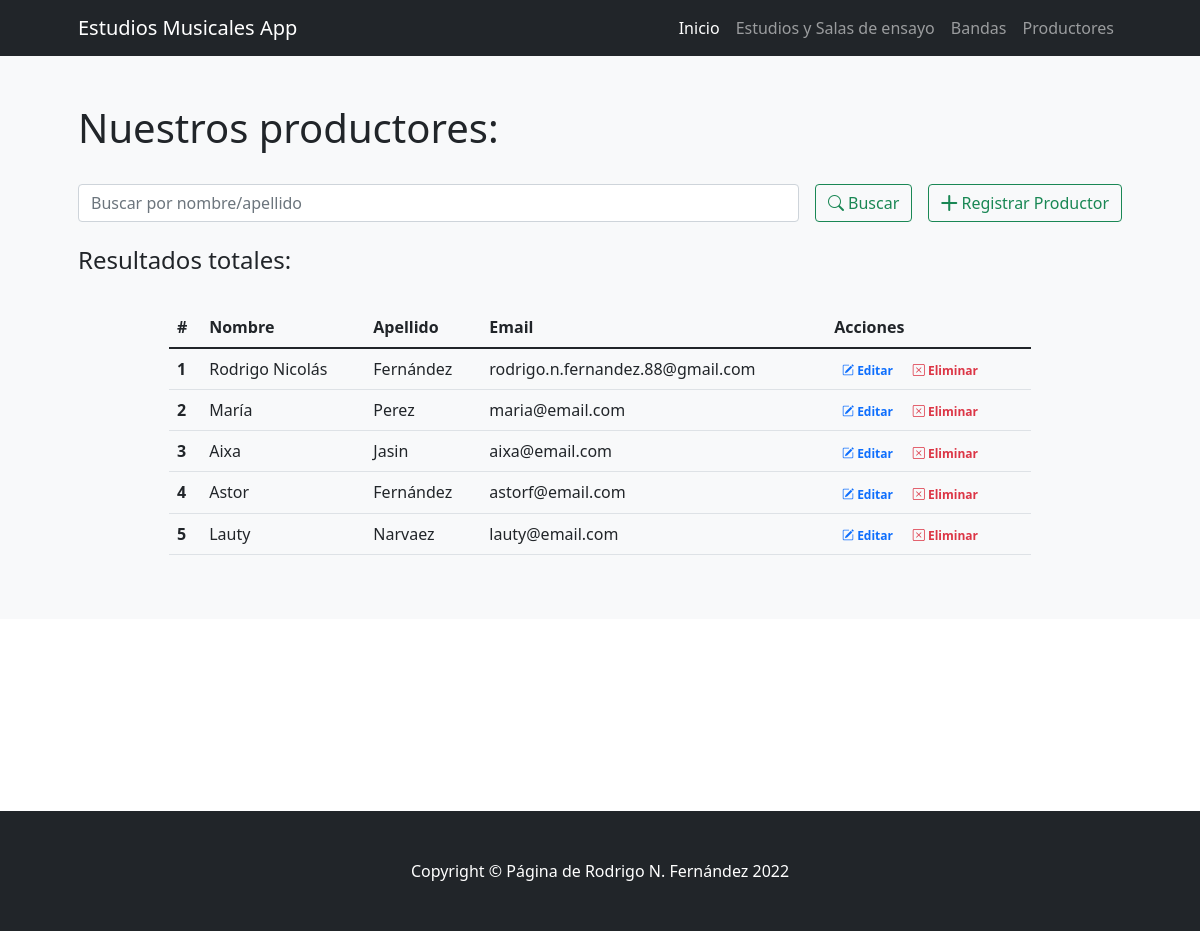
The app's page /productores/, older data.
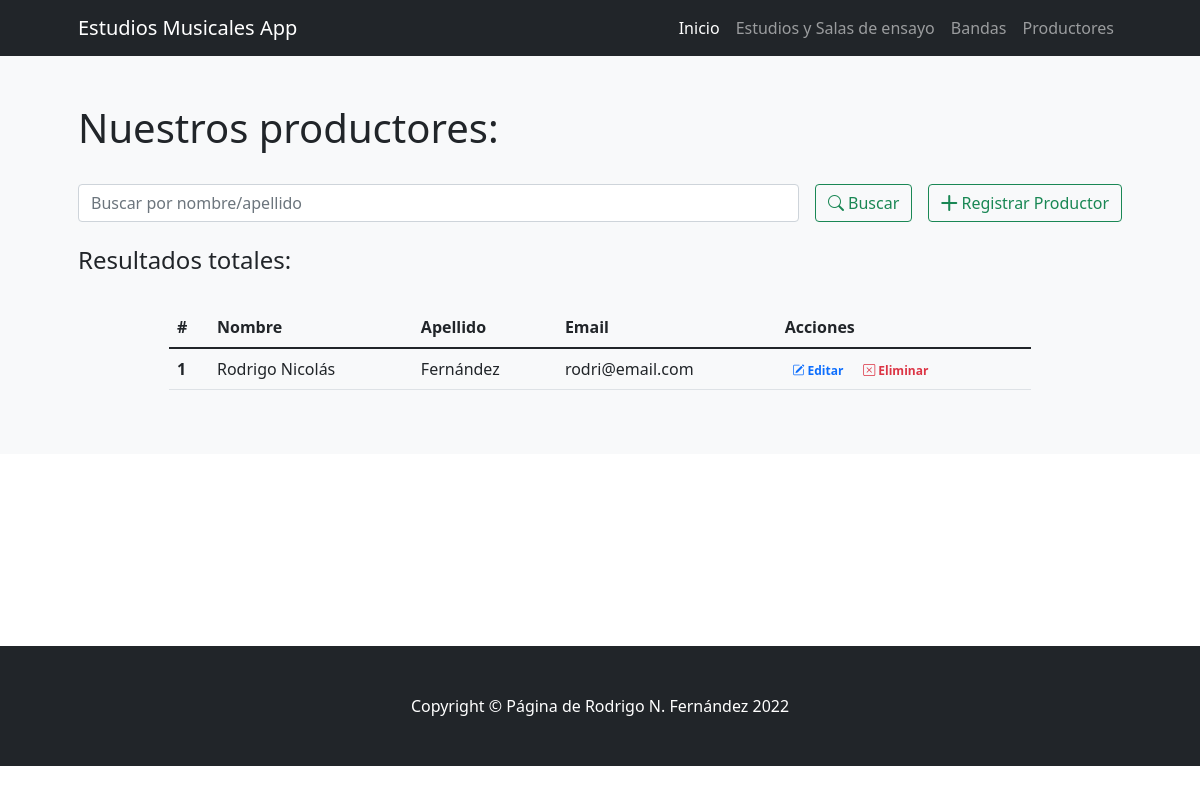
The same page, newer data.
### ProyectoCoderApp/models.py (models this page shows)
class Productores(models.Model):
    nombre = models.CharField(max_length=30) # Texto
    apellido = models.CharField(max_length=30) # Texto
    email = models.EmailField(blank=True, null=True) # Email - Opcional
    class Meta:
        verbose_name_plural="Productores"

### ProyectoCoderApp/views.py (the view)
# urls.py: path('productores/',productores,name="productores"),
def productores(request):
    if request.method == "POST":
        search = request.POST["search"]
        if search != "":
            productores = Productores.objects.filter( Q(nombre__icontains=search) | Q(apellido__icontains=search) ).values()
            return render(request,"ProyectoCoderApp/productores.html",{"productores":productores, "search":True, "busqueda":search})
    productores = Productores.objects.all()
    return render(request,"ProyectoCoderApp/productores.html",{"productores":productores})

### ProyectoCoderApp/templates/ProyectoCoderApp/productores.html (shortened to what this page needs)
{% extends 'ProyectoCoderApp/base.html' %}
{% load static %}
{% block contenidoPagina %}
<section class="bg-light py-5">
  <div class="container px-5">
      <h1>Nuestros productores:</h1>
      <br>
      <div class="row gx-5 justify-content-center">
          <div class="col-lg-12">
              <form class="d-flex my-2 my-lg-0" action="" method="post">
                  <input class="flex-grow-0 form-control mr-sm-2" type="search" name="search" placeholder="Buscar por nombre/apellido" aria-label="Search">
                  <button class="btn btn-outline-success text-nowrap ms-3 my-2 my-sm-0" type="submit"> <i class="bi bi-search"></i> Buscar</button>
                  <a class="btn btn-outline-success text-nowrap ms-3 my-2 my-sm-0" href="{% url 'crear_productor' %}"> <i class="bi bi-plus-lg"></i> Registrar Productor</a>
              </form>
          </div>
      </div>
      <br>
      <h4>Resultados
          {% if search %}
              para "{{busqueda}}":
          {% else %}
              totales:
          {% endif %}
      </h4>
      <br>
      <div class="row gx-5 justify-content-center">
          <div class="col-lg-10 table-responsive">
              <table class="table table-theme">
                  <thead>
                      <tr>
                          <th scope="col">#</th>
                          <th scope="col">Nombre</th>
                          <th scope="col">Apellido</th>
                          <th scope="col">Email</th>
                          <th scope="col">Acciones</th>
                      </tr>
                  </thead>
                  <tbody>
                      {% for productor in productores %}
                          <tr>
                              <th scope="row">{{forloop.counter}}</th>
                              <td>{{productor.nombre}}</td>
                              <td>{{productor.apellido}}</td>
                              <td>{{productor.email}}</td>
                              <td>
                                  <a href="{% url 'editar_productor' productor.id %}" class="text-primary badge badge-primary text-decoration-none"> <i class="bi bi-pencil-square"></i> Editar</a>
                                  <a href="{% url 'eliminar_productor' productor.id %}" class="text-danger badge badge-danger text-decoration-none"> <i class="bi bi-x-square"></i> Eliminar</a>
                              </td>
                          </tr>
                      {% endfor %}
                  </tbody>
              </table>
          </div>
      </div>
  </div>
</section>
{% endblock %}

### ProyectoCoderApp/templates/ProyectoCoderApp/base.html (shortened to what this page needs)
{% load static %}
<!DOCTYPE html>
<html lang="es">
    <head>
        <link href="https://cdn.jsdelivr.net/npm/bootstrap-icons@1.4.1/font/bootstrap-icons.css" rel="stylesheet" />
        <link href="{% static 'css/styles.css' %}" rel="stylesheet" />
    </head>
    <body>
        <nav class="navbar navbar-expand-lg navbar-dark bg-dark">
            <div class="container px-5">
                <a class="navbar-brand" href="{% url 'index' %}">Estudios Musicales App</a>
                <div class="collapse navbar-collapse" id="navbarSupportedContent">
                    <ul class="navbar-nav ms-auto mb-2 mb-lg-0">
                        <li class="nav-item"><a class="nav-link active" aria-current="page" href="{% url 'index' %}">Inicio</a></li>
                        <li class="nav-item"><a class="nav-link" href="{% url 'estudios' %}">Estudios y Salas de ensayo</a></li>
                        <li class="nav-item"><a class="nav-link" href="{% url 'bandas' %}">Bandas</a></li>
                        <li class="nav-item"><a class="nav-link" href="{% url 'productores' %}">Productores</a></li>
                    </ul>
                </div>
            </div>
        </nav>
        {% block contenidoPagina %}
        {% endblock %}
<br><br><br><br><br><br><br><br>
        <footer class="py-5 bg-dark">
            <div class="container px-5"><p class="m-0 text-center text-white">Copyright &copy; Página de Rodrigo N. Fernández 2022</p></div>
        </footer>
    </body>
</html>

Row changes from the older to the newer data that the page shows:
removed Productores: nombre "María", apellido "Perez", email "maria@email.com"
removed Productores: nombre "Aixa", apellido "Jasin", email "aixa@email.com"
removed Productores: nombre "Astor", apellido "Fernández", email "astorf@email.com"
removed Productores: nombre "Lauty", apellido "Narvaez", email "lauty@email.com"
changed Productores "Rodrigo Nicolás": email "rodrigo.n.fernandez.88@gmail.com" → "rodri@email.com"
